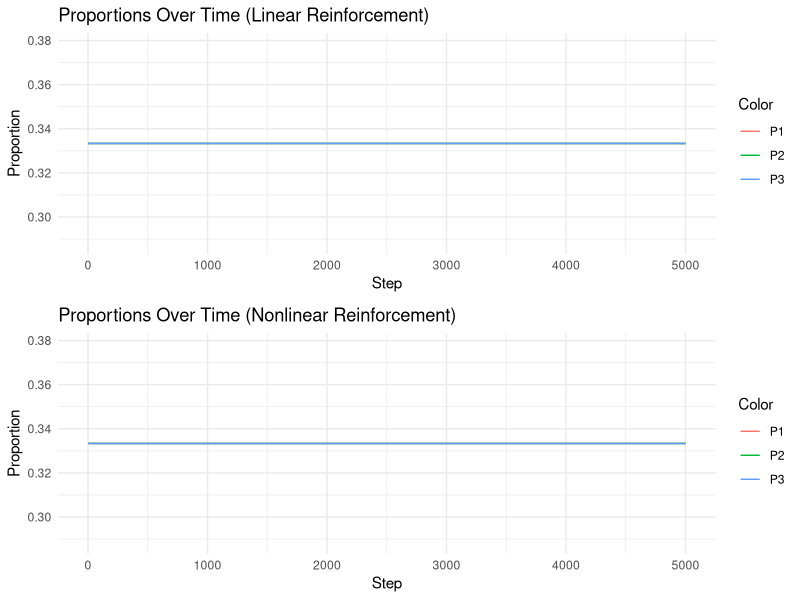
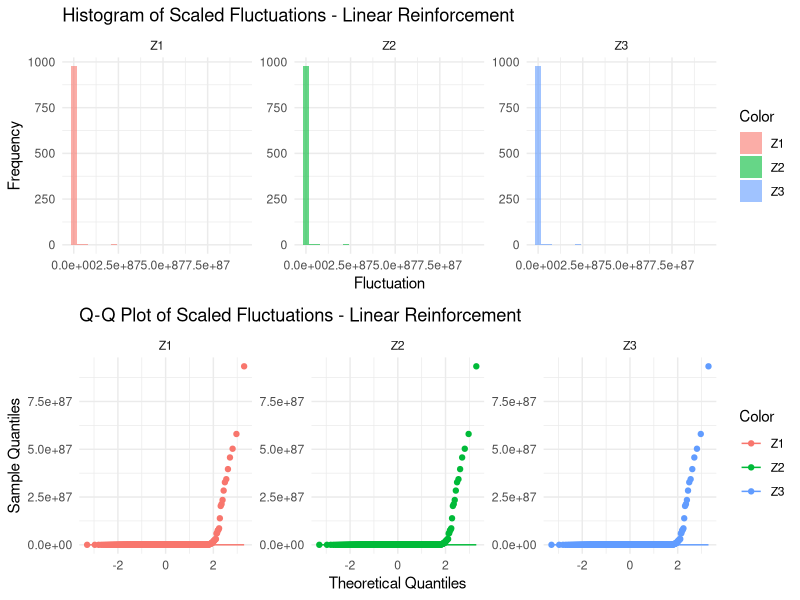
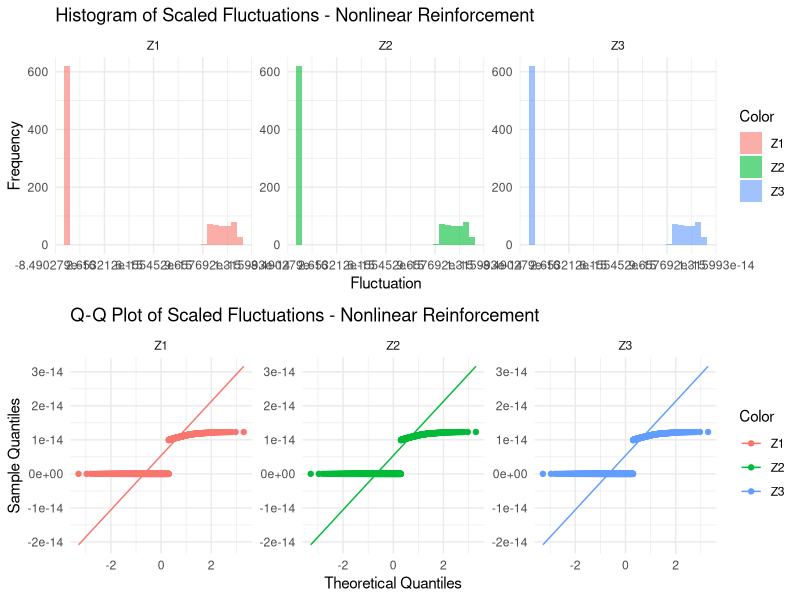
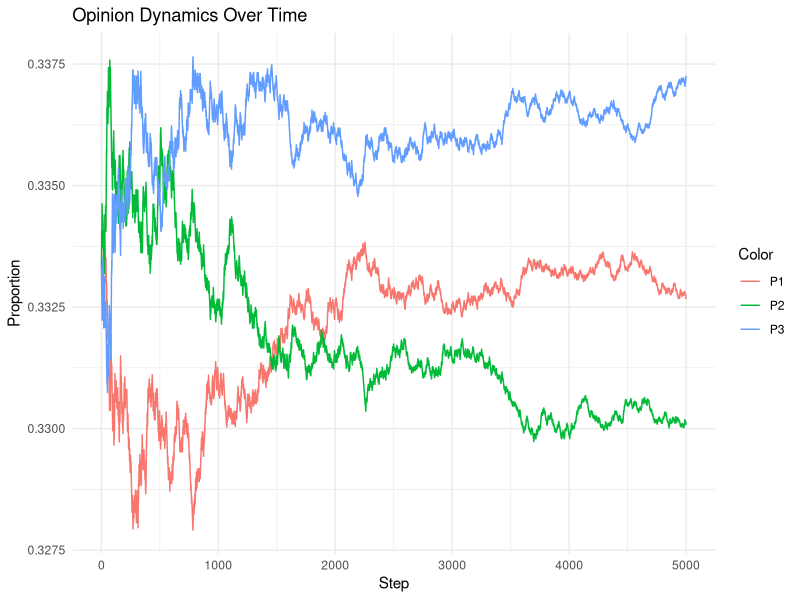
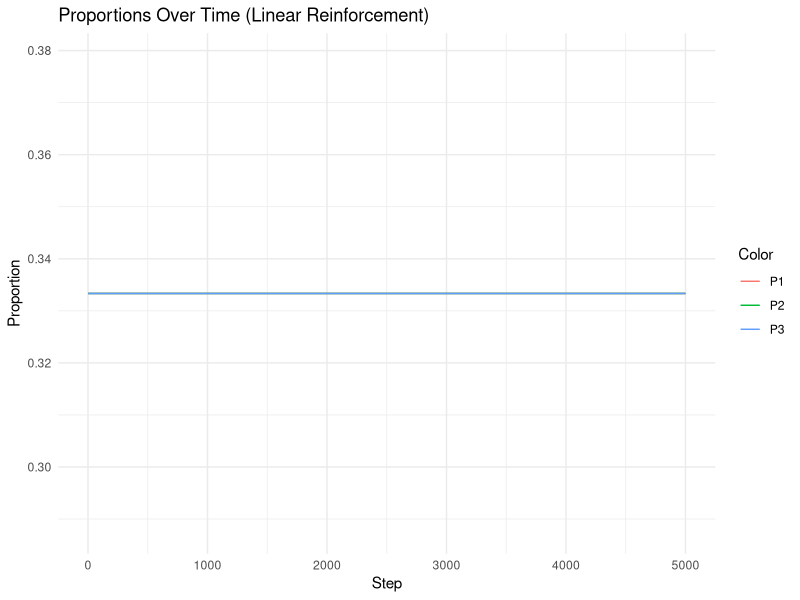
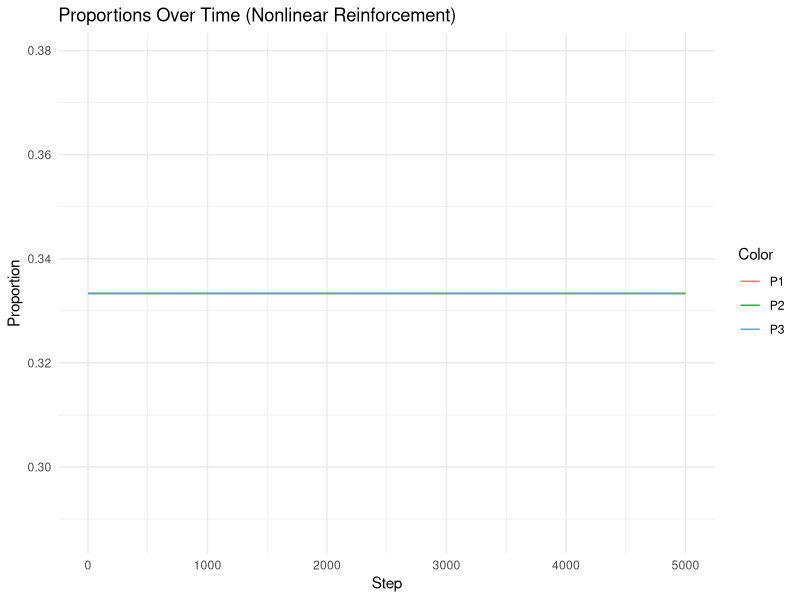
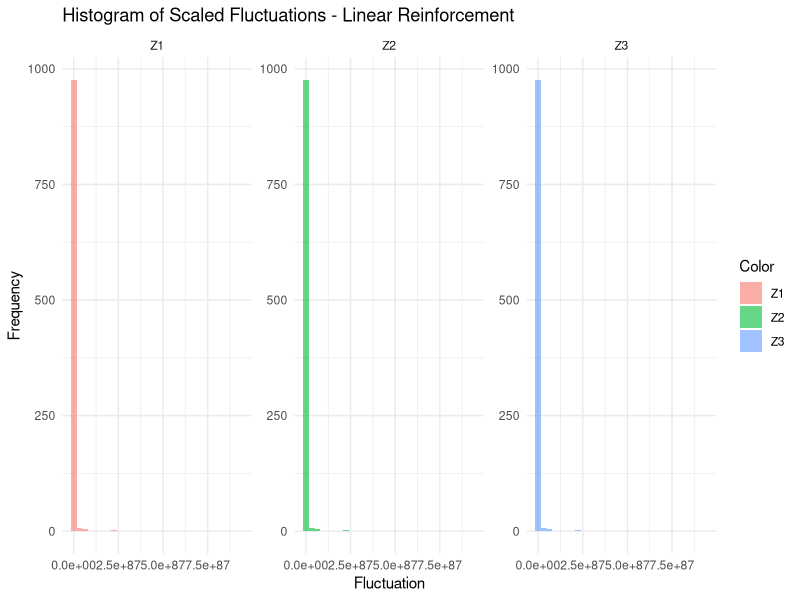
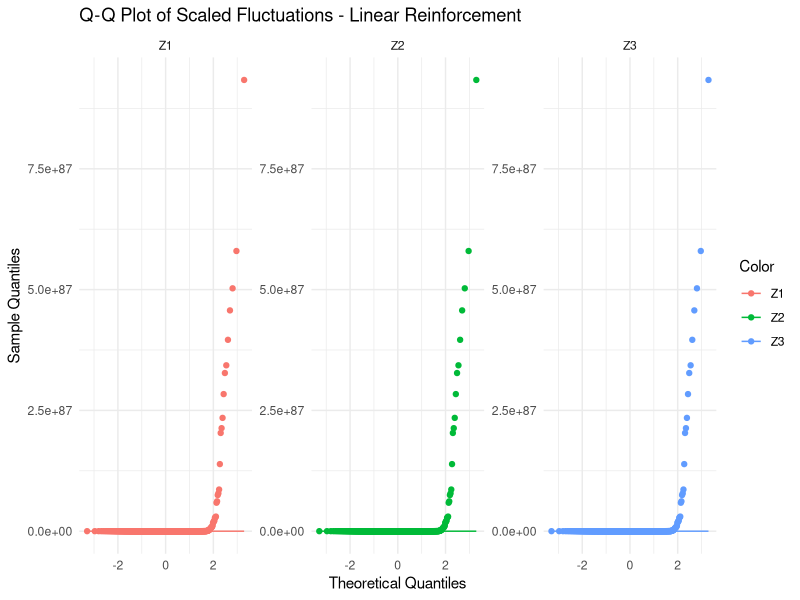

Recreate these plots in R, in order.
# Load necessary libraries
library(ggplot2)
library(gridExtra)
library(dplyr)
library(tidyr)
library(MASS)

# Set seed for reproducibility
set.seed(123)

# Create an output directory
output_dir <- "Polya_Urn_Simulation_Outputs"
if (!dir.exists(output_dir)) {
  dir.create(output_dir)
}

# Generalized Polya Urn Simulation Function
simulate_polya_urn <- function(K, N, delta_func, X0) {
  # K: Number of colors
  # N: Number of steps
  # delta_func: Function to calculate reinforcement
  # X0: Initial composition vector
  
  # Initialize variables
  X <- matrix(0, nrow = N+1, ncol = K)
  X[1, ] <- X0
  Tn <- sum(X0)
  Pn <- matrix(0, nrow = N+1, ncol = K)
  Pn[1, ] <- X0 / Tn
  
  # Store drawn colors
  Cn <- integer(N)
  
  for (n in 1:N) {
    # Current composition
    Xn <- X[n, ]
    Tn <- sum(Xn)
    Pn[n, ] <- Xn / Tn
    
    # Draw a ball based on current proportions
    Cn[n] <- sample(1:K, size = 1, prob = Xn / Tn)
    
    # Calculate reinforcement
    Delta <- delta_func(Cn[n], Xn)
    
    # Update composition
    X[n+1, ] <- Xn + Delta
  }
  
  # Remove the last row (since we simulated N steps)
  X <- X[-(N+1), ]
  Pn <- Pn[-(N+1), ]
  
  # Return results as a list
  return(list(
    X = X,
    Pn = Pn,
    Cn = Cn
  ))
}

# Define reinforcement functions
# Linear interaction model
delta_linear <- function(Cn, Xn) {
  K <- length(Xn)
  a <- matrix(1, nrow = K, ncol = K)  # Base reinforcement
  b <- matrix(0.1, nrow = K, ncol = K)  # Linear dependence
  
  Delta <- a[Cn, ] + b[Cn, ] * Xn
  return(Delta)
}

# Nonlinear interaction model
delta_nonlinear <- function(Cn, Xn) {
  K <- length(Xn)
  lambda <- matrix(0.05, nrow = K, ncol = K)
  alpha <- 0.5
  
  Delta <- lambda[Cn, ] * (Xn ^ alpha)
  return(Delta)
}

# Simulation parameters
K <- 3  # Number of colors
N <- 5000  # Number of steps
X0 <- c(10, 10, 10)  # Initial composition

# Simulate with linear reinforcement
simulation_linear <- simulate_polya_urn(K, N, delta_linear, X0)

# Simulate with nonlinear reinforcement
simulation_nonlinear <- simulate_polya_urn(K, N, delta_nonlinear, X0)

# Plotting function for proportions
plot_proportions <- function(Pn, title) {
  df <- data.frame(
    Step = 1:nrow(Pn),
    P1 = Pn[,1],
    P2 = Pn[,2],
    P3 = Pn[,3]
  )
  df_long <- gather(df, key = "Color", value = "Proportion", -Step)
  
  p <- ggplot(df_long, aes(x = Step, y = Proportion, color = Color)) +
    geom_line() +
    labs(title = title, x = "Step", y = "Proportion") +
    theme_minimal()
  
  return(p)
}

# Plot proportions over time
p_linear <- plot_proportions(simulation_linear$Pn, "Proportions Over Time (Linear Reinforcement)")
p_nonlinear <- plot_proportions(simulation_nonlinear$Pn, "Proportions Over Time (Nonlinear Reinforcement)")

# Save plots
ggsave(filename = file.path(output_dir, "Proportions_Linear.png"), plot = p_linear, width = 8, height = 5)
ggsave(filename = file.path(output_dir, "Proportions_Nonlinear.png"), plot = p_nonlinear, width = 8, height = 5)

# Display plots
grid.arrange(p_linear, p_nonlinear, ncol = 1)

# Analyze convergence
analyze_convergence <- function(Pn) {
  final_proportions <- Pn[nrow(Pn), ]
  return(final_proportions)
}

final_prop_linear <- analyze_convergence(simulation_linear$Pn)
final_prop_nonlinear <- analyze_convergence(simulation_nonlinear$Pn)

# Print final proportions
cat("Final Proportions (Linear Reinforcement):\n")
print(final_prop_linear)
cat("\nFinal Proportions (Nonlinear Reinforcement):\n")
print(final_prop_nonlinear)

# Validate CLT for scaled fluctuations
validate_clt <- function(simulation, title) {
  X <- simulation$X
  Pn <- simulation$Pn
  N <- nrow(X)
  
  # Total number of balls at each step
  Tn <- rowSums(X)
  
  # Compute scaled fluctuations
  Zn <- sqrt(Tn) * (Pn - matrix(Pn[N, ], nrow = N, ncol = K, byrow = TRUE))
  
  # Take last 1000 steps for analysis
  Zn_last <- Zn[(N-999):N, ]
  
  # Plot histograms of fluctuations
  df_Zn <- data.frame(
    Z1 = Zn_last[,1],
    Z2 = Zn_last[,2],
    Z3 = Zn_last[,3]
  )
  
  df_Zn_long <- gather(df_Zn, key = "Color", value = "Fluctuation")
  
  p_hist <- ggplot(df_Zn_long, aes(x = Fluctuation, fill = Color)) +
    geom_histogram(alpha = 0.6, bins = 30, position = "identity") +
    facet_wrap(~ Color, scales = "free") +
    labs(title = paste("Histogram of Scaled Fluctuations -", title), x = "Fluctuation", y = "Frequency") +
    theme_minimal()
  
  # Q-Q plots
  p_qq <- ggplot(df_Zn_long, aes(sample = Fluctuation, color = Color)) +
    stat_qq() +
    stat_qq_line() +
    facet_wrap(~ Color, scales = "free") +
    labs(title = paste("Q-Q Plot of Scaled Fluctuations -", title), x = "Theoretical Quantiles", y = "Sample Quantiles") +
    theme_minimal()
  
  # Save plots
  ggsave(filename = file.path(output_dir, paste0("Histogram_Fluctuations_", gsub(" ", "_", title), ".png")), plot = p_hist, width = 8, height = 5)
  ggsave(filename = file.path(output_dir, paste0("QQPlot_Fluctuations_", gsub(" ", "_", title), ".png")), plot = p_qq, width = 8, height = 5)
  
  # Display plots
  grid.arrange(p_hist, p_qq, ncol = 1)
}

# Validate CLT for linear reinforcement
validate_clt(simulation_linear, "Linear Reinforcement")

# Validate CLT for nonlinear reinforcement
validate_clt(simulation_nonlinear, "Nonlinear Reinforcement")

# Application Example: Opinion Dynamics in Social Networks
# Simulate the spread of opinions using the generalized Pólya urn model

# Define reinforcement function for opinion dynamics
delta_opinion <- function(Cn, Xn) {
  K <- length(Xn)
  influence_matrix <- matrix(0.5, nrow = K, ncol = K)
  diag(influence_matrix) <- 1  # Strong self-reinforcement
  
  Delta <- influence_matrix[Cn, ] * Xn / sum(Xn)
  return(Delta)
}

# Initial composition: equal number of supporters for each opinion
X0_opinion <- c(100, 100, 100)

# Simulate opinion dynamics
simulation_opinion <- simulate_polya_urn(K, N, delta_opinion, X0_opinion)

# Plot proportions over time
p_opinion <- plot_proportions(simulation_opinion$Pn, "Opinion Dynamics Over Time")

# Save plot
ggsave(filename = file.path(output_dir, "Opinion_Dynamics.png"), plot = p_opinion, width = 8, height = 5)

# Display plot
print(p_opinion)

# Analyze final proportions
final_prop_opinion <- analyze_convergence(simulation_opinion$Pn)
cat("\nFinal Proportions (Opinion Dynamics):\n")
print(final_prop_opinion)

# Generate a table of final proportions for all simulations
final_proportions_table <- data.frame(
  Reinforcement = c("Linear", "Nonlinear", "Opinion Dynamics"),
  Color1 = c(final_prop_linear[1], final_prop_nonlinear[1], final_prop_opinion[1]),
  Color2 = c(final_prop_linear[2], final_prop_nonlinear[2], final_prop_opinion[2]),
  Color3 = c(final_prop_linear[3], final_prop_nonlinear[3], final_prop_opinion[3])
)

# Save table to CSV
write.csv(final_proportions_table, file.path(output_dir, "Final_Proportions.csv"), row.names = FALSE)

# Print table
print(final_proportions_table)

# Save all outputs in the output directory
# (All plots and tables are already saved)

# End of R code
